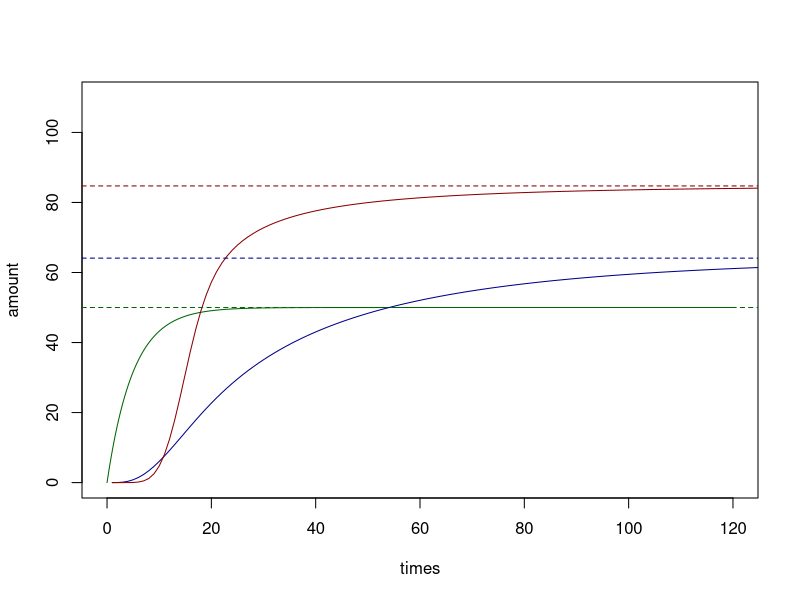
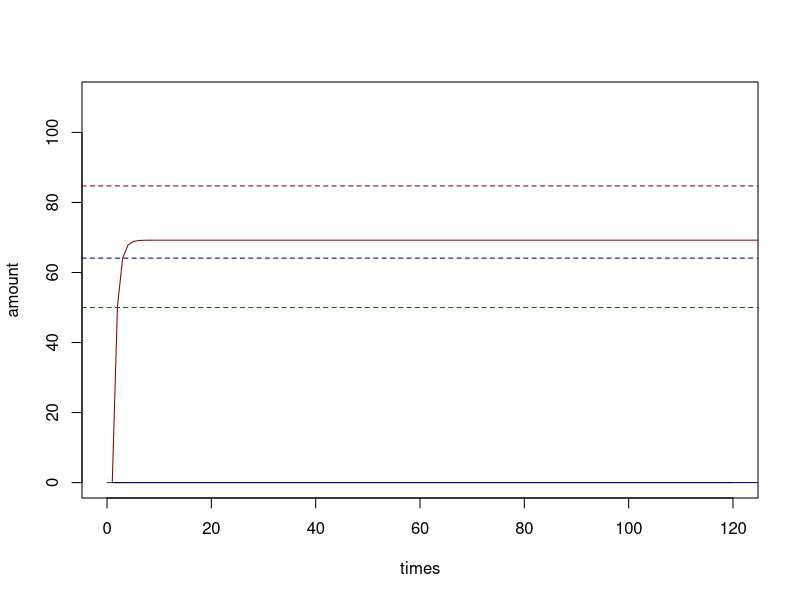

Generate these figures, in order, with R:
## ---- chunk 1
suppressWarnings(suppressMessages(library(gdata)))
suppressMessages(suppressMessages(library(tibble)))
## ---- chunk 2
# define MAPK model
dE1 <- function(...) {
  0
}

dPRaf <- function(raf_activate, PRaf, E1, raf_deactivate, TRaf = 100, ...) {
  raf_activate * (TRaf-PRaf) * E1 - raf_deactivate * PRaf
}

dPPMek <- function(mek_activate, mek_deactivate, PRaf, PPMek, TMek = 100, ...) {
  (mek_activate ^ 2) * (PRaf ^ 2) * (TMek - PPMek) / mek_deactivate -       mek_activate * PRaf * PPMek -
    mek_deactivate * PPMek
}

dPPErk <- function(erk_activate, erk_deactivate, PPMek, PPErk, TErk = 100, ...) {
  (erk_activate ^ 2) * (PPMek ^ 2) * (TErk - PPErk) / erk_deactivate -      erk_activate * PPMek * PPErk -
    erk_deactivate * PPErk
}

# define initial rates
rates <- list(
  raf_activate = 0.1,
  raf_deactivate = 0.1,
  mek_activate = 0.1,
  mek_deactivate = 2.0,
  erk_activate = 0.1,
  erk_deactivate = 1.0
)

# so I guess we don't need Raf, Mek, PMek, Erk and PErk values!
initial_states <- list(
  E1 = 1,
  PRaf = 0,
  PPMek = 0,
  PPErk = 0
)

times <- seq(0, 120, by = .1)
## ---- chunk 3

meta_model <- function(list_of_models, list_of_ds, rates, states, interventions = NULL) {
  innerRates <- rates
  innerStates <- states
  transition_function <- function(t, states = innerStates, rates = innerRates) {
  # check that list_of_models and list_of_ds are of the same length
  # throw an error if otherwise
    if (length(list_of_models) != length(list_of_ds)) 
      stop("Number of functions do not match nubmer of deltas. Check your input.") 
    
    # update states with interventions 
    if(!is.null(interventions)) {
      for(int in names(interventions)){
        states[[int]] <- interventions[[int]]
      }
    }
    
    # calculate original d
    result <- list()
    var <- as.list(c(rates, states))
    for (i in list_of_models) {
      result <- c(result, (do.call(i, var)))
    }
    
    result <- structure(result, names=list_of_ds)
    
    # update intervention
    for (elem in names(interventions)) {
      result[[paste0("d", elem)]] <- 0
    }
    list(unlist(result))  
  }
  
  
  attr(transition_function, 'rates') <- as.list(rates)
  attr(transition_function, 'states') <- as.list(states)
  return(transition_function)
}
## ---- chunk 4
ode_sim_meta_model <- function(meta_model_object, initial_states, times){
  initial_states <- structure(as.numeric(initial_states), names = names(initial_states))
  rates <- attr(meta_model_object, 'rates')
  rates <- structure(as.numeric(rates), names = names(rates))
  rates <- as.list(rates)
  as_tibble(
    as.data.frame(
      deSolve::ode(
        y = initial_states,
        times = times,
        func = meta_model_object,
        parms = rates
      )
    )
  )
}
## ---- chunk 5
#before intervention
test_bi <- meta_model(c(dE1, dPRaf, dPPMek, dPPErk), c("dE1", "dPRaf", "dPPMek", "dPPErk"), rates, initial_states)
test_bi()
ode_out_meta_model_bi <- ode_sim_meta_model(test_bi, initial_states, times)

#after intervention
test_ai <- meta_model(c(dE1, dPRaf, dPPMek, dPPErk), c("dE1", "dPRaf", "dPPMek", "dPPErk"), rates, initial_states, interventions = list(PRaf = 50, PPMek = 30))
test_ai()
ode_out_meta_model_ai <- ode_sim_meta_model(test_ai, initial_states, times)
## ---- chunk 6
library(gdata)

# need to modify for interventions: in case of intervention, do not calculate the equilibrium value? 
mapk_ode_equilM <- function(states, rates, TRaf, TMek, TErk, interventions = NULL) {
  innerState <- states
  innerRate <- rates
  transition_f <- function(states = innerState, rates = innerRate) {

    with(as.list(c(states, rates)), {
      w3 <- raf_activate/raf_deactivate
      w2 <- mek_activate/mek_deactivate
      w1 <- erk_activate/erk_deactivate
      
      t3 <- TRaf
      t2 <- TMek
      t1 <- TErk
      
      if(!is.null(interventions$PRaf)) {
        k3 <- interventions$PRaf
      } else {
        u3 <- w3 * E1
        k3 <- t3 * (u3/(1+u3))      
      }
      
      if(!is.null(interventions$PPMek)) {
        k2 <- interventions$PPMek
      } else {
        u2 <- w2 * k3
        k2 <- t2 * ((u2^2)/(1 + u2 + u2^2))
      }
  
      if(!is.null(interventions$PPErk)) {
        k1 <- interventions$PPErk
      } else {
        u1 <- w1 * k2
        k1 <- t3 * ((u1^2)/(1 + u1 + u1^2))      
      }
  
      list(k3,k2,k1)
      
      })
    }
  return(transition_f)
  
}

intervention <- list(PPErk = 30)
# do(equil(M,X=x))
mapk_ode_equilM(states = initial_states, rates, TRaf = 100, TMek = 100, TErk = 100, intervention)()

# What is equil(do(M,X=x))? I think do(M,X=x) is test_ai. Is it right?
## ---- chunk 7
g1 <- function(a) a / (1 + a )
g2 <- function(a) a^2 / (1 + a + a^2)

TRaf = 100
TMek = 100
TErk = 100

E1 <- initial_states$E1
Raf <- TRaf * g1(E1 * rates$raf_activate / rates$raf_deactivate)
Mek <- TMek * g2(Raf * rates$mek_activate / rates$mek_deactivate)
Erk <- TErk * g2(Mek * rates$erk_activate / rates$erk_deactivate)

steady_states <- list(Raf=Raf, Mek=Mek, Erk=Erk)
## ---- chunk 8
plot(times, ode_out_meta_model_bi$PRaf, type='l', col='darkgreen', ylim=c(0, 110), ylab = 'amount')
lines(ode_out_meta_model_bi$PPMek, type='l', col='darkblue', ylim=c(0, 110))
lines(ode_out_meta_model_bi$PPErk, type='l', col='darkred', ylim=c(0, 110))
abline(h = Raf, col='darkgreen', lty=2)
abline(h = Mek, col='darkblue', lty=2)
abline(h = Erk, col='darkred', lty=2)
## ---- chunk 9
plot(times, ode_out_meta_model_ai$PRaf, type='l', col='darkgreen', ylim=c(0, 110), ylab = 'amount')
lines(ode_out_meta_model_ai$PPMek, type='l', col='darkblue', ylim=c(0, 110))
lines(ode_out_meta_model_ai$PPErk, type='l', col='darkred', ylim=c(0, 110))
abline(h = Raf, col='darkgreen', lty=2)
abline(h = Mek, col='darkblue', lty=2)
abline(h = Erk, col='darkred', lty=2)
